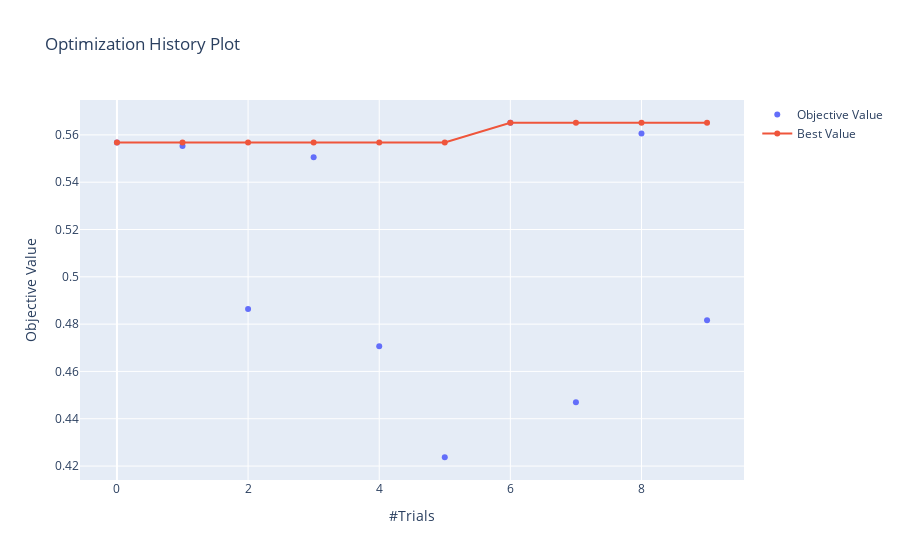

Source (notebook cell):
### Code cell
opt_history_dict["nb"].show()

### Figure 1 — Plotly figure (JSON) as saved in the notebook; plotly's stock layout.template omitted (floating-point values rounded to 4 significant figures)
{"data": [{"mode": "markers", "name": "Objective Value", "type": "scatter", "x": [0, 1, 2, 3, 4, 5, 6, 7, 8, 9], "y": [0.5568, 0.5553, 0.4864, 0.5505, 0.4707, 0.4237, 0.5651, 0.447, 0.5606, 0.4816]}, {"name": "Best Value", "type": "scatter", "x": [0, 1, 2, 3, 4, 5, 6, 7, 8, 9], "y": [0.5568, 0.5568, 0.5568, 0.5568, 0.5568, 0.5568, 0.5651, 0.5651, 0.5651, 0.5651]}], "layout": {"title": {"text": "Optimization History Plot"}, "xaxis": {"title": {"text": "#Trials"}}, "yaxis": {"title": {"text": "Objective Value"}}}}
